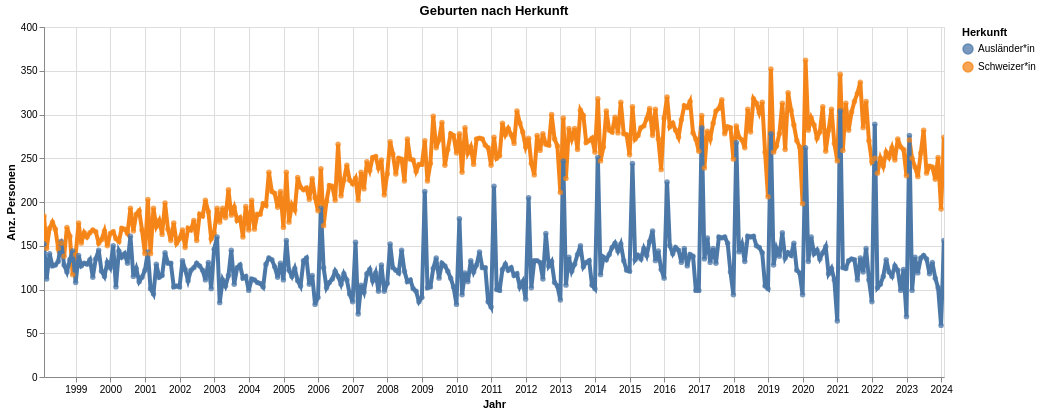

Here is the notebook cell this chart was saved with:
### Code cell
myTitle="Geburten nach Herkunft"

highlight = alt.selection(type='single', on='mouseover',
                          fields=['HerkunftLang'], nearest=True)
#x='date:StichtagDatJahr',
base = alt.Chart(myAgg.reset_index().query('sum_WBev>1'), title=myTitle).encode(
    x=alt.X('StichtagDat', axis=alt.Axis(title='Jahr'))# , axis=alt.Axis(format='%', title='percentage')
    , y=alt.X('sum_WBev', axis=alt.Axis(title='Anz. Personen'))
    , color=alt.Color('HerkunftLang', legend=alt.Legend(title="Herkunft"))  
    ,tooltip=['StichtagDat', 'HerkunftLang', 'sum_WBev']    
)
points = base.mark_circle().encode(
    opacity=alt.value(0.75)
).add_selection(
    highlight
).properties(
    width=900 , height=350
)
lines = base.mark_line().encode(
    size=alt.condition(~highlight, alt.value(0.5), alt.value(4))
).interactive()

lines + points

### Figure 1 — Vega-Lite specification as saved in the notebook (floating-point values rounded to 4 significant figures; data arrays with more than 128 entries replaced by an {"elided": "..."} marker saying what was removed)
{"config": {"view": {"continuousWidth": 400, "continuousHeight": 300}}, "layer": [{"mark": "line", "encoding": {"color": {"type": "nominal", "field": "HerkunftLang", "legend": {"title": "Herkunft"}}, "size": {"condition": {"value": 0.5, "selection": {"not": "selector005"}}, "value": 4}, "tooltip": [{"type": "temporal", "field": "StichtagDat"}, {"type": "nominal", "field": "HerkunftLang"}, {"type": "quantitative", "field": "sum_WBev"}], "x": {"type": "temporal", "axis": {"title": "Jahr"}, "field": "StichtagDat"}, "y": {"type": "quantitative", "axis": {"title": "Anz. Personen"}, "field": "sum_WBev"}}, "selection": {"selector006": {"type": "interval", "bind": "scales", "encodings": ["x", "y"]}}, "title": "Geburten nach Herkunft"}, {"mark": "circle", "encoding": {"color": {"type": "nominal", "field": "HerkunftLang", "legend": {"title": "Herkunft"}}, "opacity": {"value": 0.75}, "tooltip": [{"type": "temporal", "field": "StichtagDat"}, {"type": "nominal", "field": "HerkunftLang"}, {"type": "quantitative", "field": "sum_WBev"}], "x": {"type": "temporal", "axis": {"title": "Jahr"}, "field": "StichtagDat"}, "y": {"type": "quantitative", "axis": {"title": "Anz. Personen"}, "field": "sum_WBev"}}, "height": 350, "selection": {"selector005": {"type": "single", "on": "mouseover", "fields": ["HerkunftLang"], "nearest": true}}, "title": "Geburten nach Herkunft", "width": 900}], "data": {"name": "data-ace75893df553fb5b0a3774e15c2bca9"}, "$schema": "https://vega.github.io/schema/vega-lite/v4.8.1.json", "datasets": {"data-ace75893df553fb5b0a3774e15c2bca9": {"elided": "626 records"}}}
